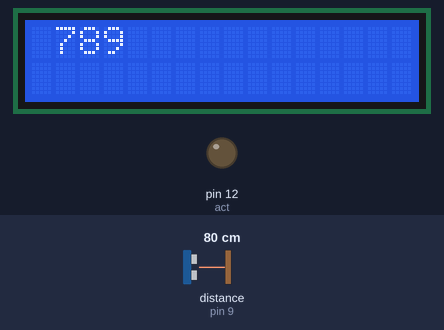
Recording of a sketch running on a simulated Arduino Uno, built with avr-gcc and run on an emulated ATmega328P. Shown: 16×2 character LCD, output pins drawn as LEDs (lit = HIGH). Wiring (inferred from the names in the program): ultrasonic range finder: trigger pin 8; echo pin 9. Inputs (shaded band) come from the test bench; at power-on: distance to the obstacle (sensor on pin 9) 80 cm. The echo pulse lasts 58.3 µs per cm; pins used as bus, display or sensor lines are not drawn.

Above: at 1.2 s.
1.3 s: distance to the obstacle (sensor on pin 9) set to 12 cm
At 3.1 s:
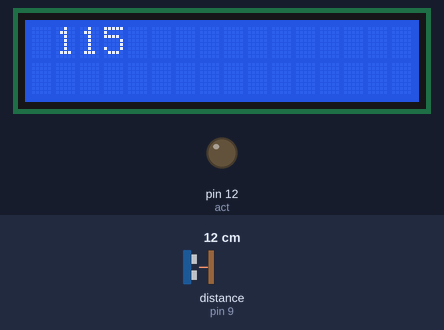
4.0 s: distance to the obstacle (sensor on pin 9) set to 9 cm
At 5.5 s:
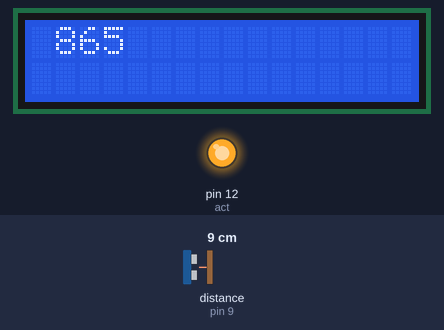
6.7 s: distance to the obstacle (sensor on pin 9) set to 2 cm
At 7.7 s:
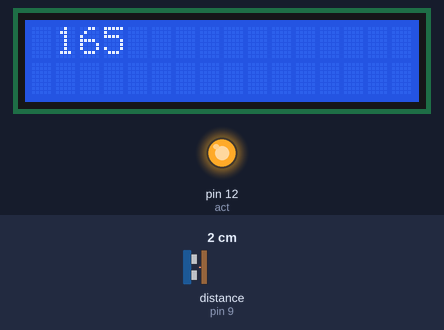
Timing chart, 0 to 9.7 s (numbered marks = the images above; inputs shaded):
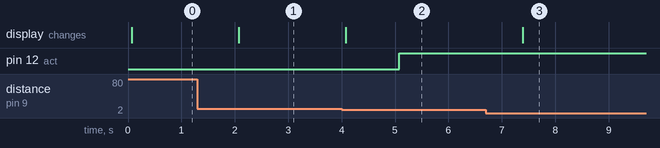

Measured:
- the behaviour switches between 11 and 10 cm on distance to the obstacle (sensor on pin 9) (found by bisection; images 1 and 2)
- after the input at 1.3 s, the display: changes after 0.78 s (image 1)
- after the input at 4.0 s, pin 12 (act): LOW → HIGH after 1.1 s; the display: changes after 0.08 s (image 2)
- after the input at 6.7 s, the display: changes after 0.69 s (image 3)

The sketch:

______4____+LCD___.ino
```cpp
/* 경보기 코드에 lcd코드를 적당한 장소마다 복사 후 붙여넣기 합니다.
   시리얼 통신에 해당하는 코드는 지웁니다. */

#define act 12 //액츄에이터(LED 또는 능동부저) 등 12번에 연결

#define trig 8 //트리거 핀 8
#define echo 9 //에코 핀 9, 에코와 트리거는 모든 디지털 핀에 연결 가능

#include <Wire.h> //i2c 통신을 위해 미리 선언된 헤더파일을 불러옴
#include <LiquidCrystal_I2C.h> //lcd 동작을 위한 헤더파일을 불러옴

LiquidCrystal_I2C lcd(0x27, 16, 2); //lcd의 정보 입력
// 사용할 i2C 주소는 0x27, lcd는 16칸, 2줄임을 의미

void setup() {
  pinMode(act, OUTPUT);
  pinMode(trig, OUTPUT);
  pinMode(echo, INPUT);
  lcd.init(); //lcd를 초기화
  lcd.backlight(); //lcd 백라이트 켜기
}

void loop() {
  digitalWrite(trig, HIGH);
  delayMicroseconds(10); //딜레이 10us
  digitalWrite(trig, LOW);
  int distance = pulseIn(echo, HIGH) * 170 / 1000; //초음파 공식 끝
  lcd.setCursor(1, 0); //두 번째 칸, 첫 번째 줄로 커서 이동
  lcd.print(distance);
  delay(1000); //1초 대기
  if (distance < 100) { //거리 측정값이 100mm미만이면
    digitalWrite(act, HIGH); //액츄에이터(LED 또는 능동부저)에 HIGH신호 출력(켜기)
    delay(100);
  }
  else {  //그렇지 않을 시(거리 측정값이 100mm보다 크거나 같으면)
    digitalWrite(act, LOW); //액츄에이터(LED 또는 능동부저)에 LOW신호 출력(끄기)
    delay(1000); //1초 대기
  }
}
```
